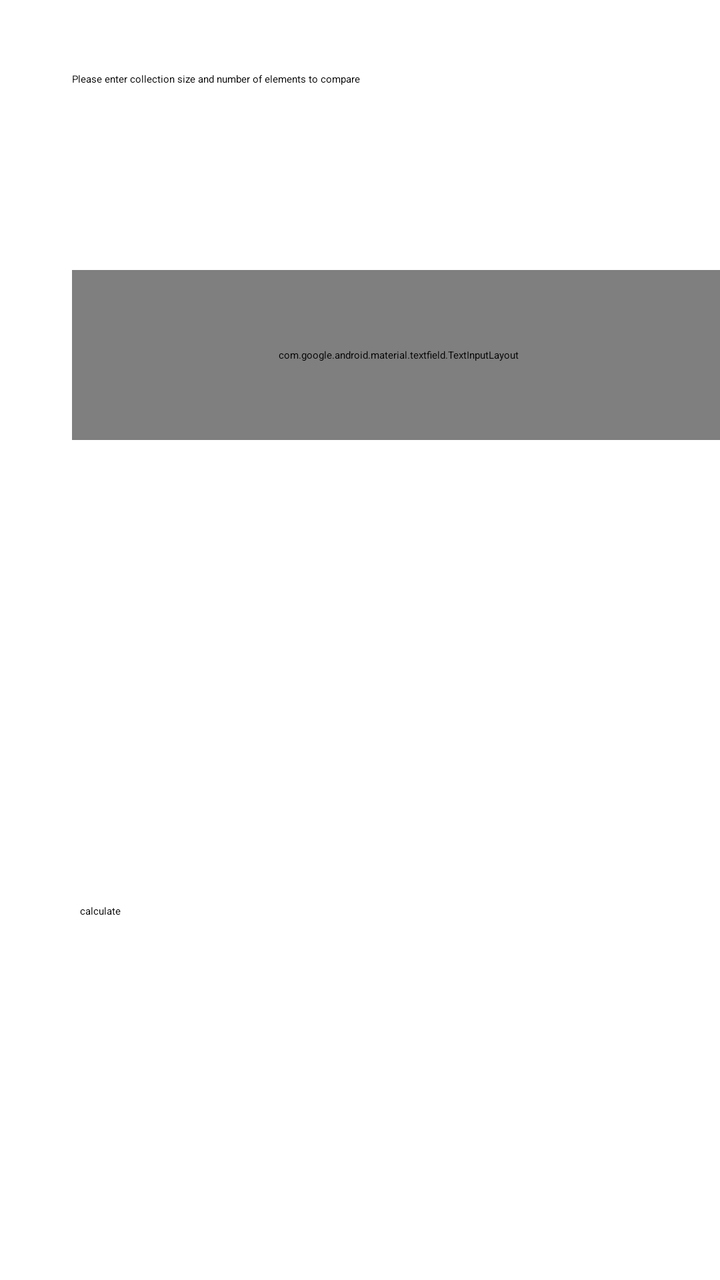
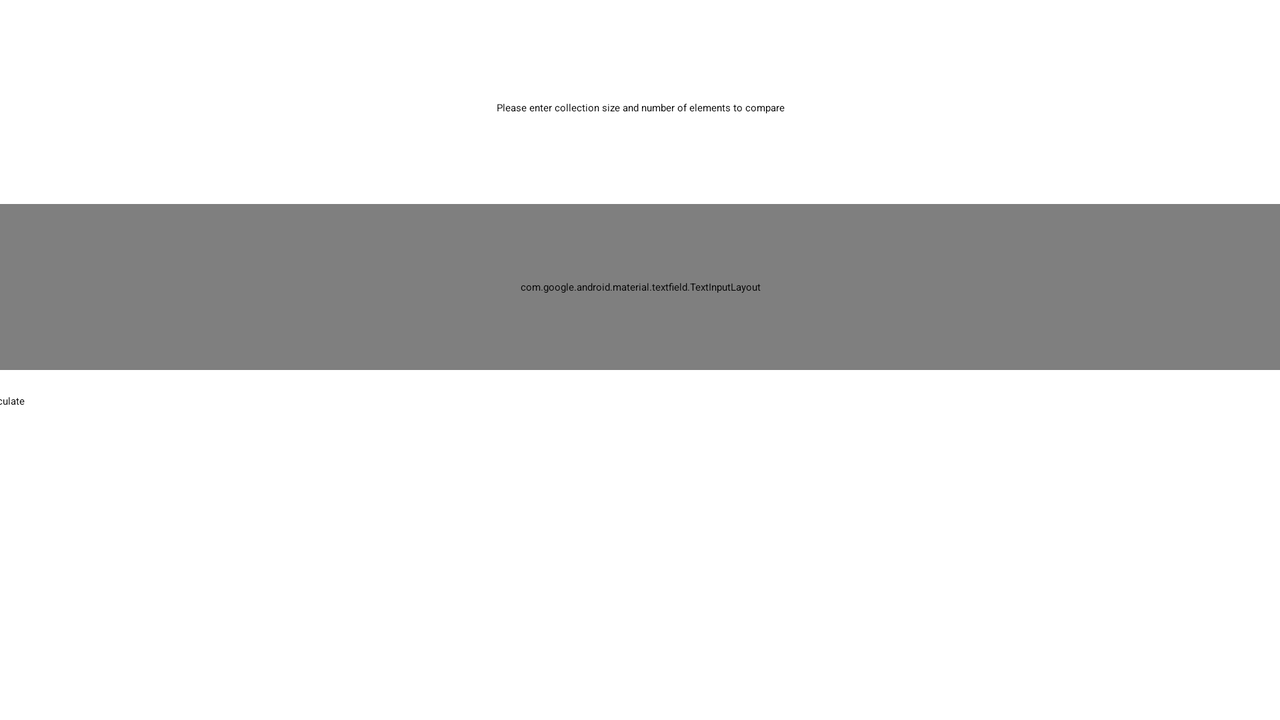

Two renders of one Android screen. The first uses the default layout on a phone; the second uses the alternative layout the repository ships for a different screen configuration, on a matching device. The two XML files are below.
<!-- AndroidManifest.xml: application theme Theme.Task3 -->
<!-- res/layout/fragment_collections_size.xml -->
<?xml version="1.0" encoding="utf-8"?>
<FrameLayout xmlns:android="http://schemas.android.com/apk/res/android"
    xmlns:app="http://schemas.android.com/apk/res-auto"
    xmlns:tools="http://schemas.android.com/tools"
    android:layout_width="match_parent"
    android:layout_height="match_parent"
    >

    <androidx.constraintlayout.widget.ConstraintLayout
        android:layout_width="match_parent"
        android:layout_height="match_parent">


        <TextView
            android:id="@+id/textView21"
            android:layout_width="332dp"
            android:layout_height="79dp"
            android:layout_marginStart="36dp"
            android:layout_marginTop="36dp"
            android:text="@string/hint_main_fragment"
            app:layout_constraintStart_toStartOf="parent"
            app:layout_constraintTop_toTopOf="parent" />

        <com.google.android.material.textfield.TextInputLayout
            android:id="@+id/textInputLayoutCollSize"
            android:layout_width="326dp"
            android:layout_height="85dp"
            android:layout_marginTop="20dp"
            app:boxCornerRadiusTopEnd="10dp"
            app:boxCornerRadiusTopStart="10dp"
            app:boxStrokeColor="@color/red"
            app:boxStrokeWidth="0dp"
            app:boxStrokeWidthFocused="0dp"
            app:hintTextColor="@color/black"
            app:layout_constraintStart_toStartOf="@+id/textView21"
            app:layout_constraintTop_toBottomOf="@+id/textView21">

            <EditText
                android:id="@+id/collectionSize"
                android:layout_width="match_parent"
                android:layout_height="match_parent"
                android:gravity="start"
                android:hint="@string/collection_size"
                android:inputType="number"
                android:padding="30dp"
                android:textSize="20sp" />
        </com.google.android.material.textfield.TextInputLayout>

        <Button
            android:id="@+id/calculate"
            android:layout_width="328dp"
            android:layout_height="63dp"
            android:layout_marginStart="40dp"
            android:layout_marginTop="232dp"
            android:backgroundTint="@color/orange"
            android:text="calculate"
            app:layout_constraintStart_toStartOf="parent"
            app:layout_constraintTop_toBottomOf="@+id/textInputLayoutCollSize" />

        <androidx.constraintlayout.widget.ConstraintLayout
            android:id="@+id/error_layout"
            android:visibility="invisible"
            android:layout_width="413dp"
            android:layout_height="124dp"
            app:layout_constraintStart_toStartOf="parent"
            app:layout_constraintTop_toBottomOf="@+id/textInputLayoutCollSize">

            <TextView
                android:id="@+id/textView4"
                android:layout_width="52dp"
                android:layout_height="39dp"
                android:layout_marginStart="176dp"
                android:layout_marginTop="12dp"
                android:background="@drawable/text_input_error"
                android:rotation="-40"
                android:text=""
                app:layout_constraintStart_toStartOf="@+id/textView3"
                app:layout_constraintTop_toTopOf="parent" />

            <TextView
                android:id="@+id/textView3"
                android:layout_width="277dp"
                android:layout_height="40dp"
                android:layout_marginStart="76dp"
                android:layout_marginTop="24dp"
                android:background="@drawable/text_input_error"
                android:gravity="center"
                android:text="@string/text_input_error"
                app:layout_constraintStart_toStartOf="parent"
                app:layout_constraintTop_toTopOf="parent" />

            <ImageView
                android:id="@+id/imageView"
                android:layout_width="wrap_content"
                android:layout_height="wrap_content"
                android:layout_marginTop="8dp"
                android:layout_marginEnd="2dp"
                app:layout_constraintEnd_toEndOf="@+id/textView3"
                app:layout_constraintTop_toTopOf="@+id/textView3"
                app:srcCompat="@drawable/ic_baseline_error_outline_24" />
        </androidx.constraintlayout.widget.ConstraintLayout>

    </androidx.constraintlayout.widget.ConstraintLayout>
</FrameLayout>
<!-- resources referenced by this layout -->
<resources>
  <color name="black">#FF000000</color>
  <color name="orange">#FFAA00</color>
  <color name="red">#FF0000</color>
  <!-- drawable text_input_error (drawable) -->
  <?xml version="1.0" encoding="utf-8"?>
  <shape xmlns:android="http://schemas.android.com/apk/res/android"
      android:shape="rectangle"
      android:tint="@color/red">
      <corners android:bottomRightRadius="10dp"
          android:bottomLeftRadius="10dp"
          android:topLeftRadius="10dp"
          android:topRightRadius="10dp"/>
  </shape>
  <string name="collection_size">Collection size</string>
  <string name="hint_main_fragment">Please enter collection size and number of elements to compare</string>
  <string name="text_input_error">Error.You need enter elements count.</string>
  <!-- from res/values-night/ (not used when drawing this layout) -->
  <style name="Theme.Task3" parent="Theme.MaterialComponents.DayNight.NoActionBar">
          
          <item name="colorPrimary">@color/purple_500</item>
          <item name="colorPrimaryVariant">@color/purple_700</item>
          <item name="colorOnPrimary">@color/white</item>
          
          <item name="colorSecondary">@color/teal_200</item>
          <item name="colorSecondaryVariant">@color/teal_700</item>
          <item name="colorOnSecondary">@color/black</item>
          
  
          
          <item name="android:statusBarColor">@android:color/transparent</item>
          <item name="android:windowTranslucentNavigation">true</item>
      </style>
  <color name="purple_500">#FF6200EE</color>
  <color name="purple_700">#FF3700B3</color>
  <color name="white">#FFFFFFFF</color>
  <color name="teal_200">#FF03DAC5</color>
  <color name="teal_700">#FF018786</color>
</resources>
<!-- res/layout-land/fragment_collections_size.xml (the repository's variant of the layout above) -->
<!-- drawn on the phone turned sideways -->
<?xml version="1.0" encoding="utf-8"?>
<FrameLayout xmlns:android="http://schemas.android.com/apk/res/android"
    xmlns:app="http://schemas.android.com/apk/res-auto"
    xmlns:tools="http://schemas.android.com/tools"
    android:layout_width="match_parent"
    android:layout_height="match_parent"
    >

    <androidx.appcompat.widget.LinearLayoutCompat
        android:layout_width="match_parent"
        android:layout_height="match_parent"
        android:orientation="vertical">


        <TextView
            android:id="@+id/textView21"
            android:layout_gravity="center"
            android:layout_width="645dp"
            android:gravity="center"
            android:layout_height="76dp"
            android:layout_marginStart="0dp"
            android:layout_marginTop="16dp"
            android:text="@string/hint_main_fragment"
            app:layout_constraintStart_toStartOf="parent"
            app:layout_constraintTop_toTopOf="parent" />

        <com.google.android.material.textfield.TextInputLayout
            android:id="@+id/textInputLayoutMapSize"
            android:layout_gravity="center"
            android:layout_width="651dp"
            android:layout_height="83dp"
            android:layout_marginTop="10dp"
            app:boxCornerRadiusTopEnd="10dp"
            app:boxCornerRadiusTopStart="10dp"
            app:boxStrokeColor="@color/red"
            app:boxStrokeWidth="0dp"
            app:boxStrokeWidthFocused="0dp"
            app:hintTextColor="@color/black"
            app:layout_constraintStart_toStartOf="@+id/textView21"
            app:layout_constraintTop_toBottomOf="@+id/textView21">

            <EditText
                android:id="@+id/collectionSize"
                android:layout_width="651dp"
                android:layout_height="match_parent"
                android:gravity="start"
                android:hint="@string/collection_size"
                android:inputType="number"
                android:padding="30dp"
                android:textSize="20sp" />
        </com.google.android.material.textfield.TextInputLayout>

        <Button
            android:id="@+id/calculate"
            android:layout_gravity="center"
            android:layout_width="656dp"
            android:layout_height="61dp"
            android:layout_marginStart="0dp"
            android:layout_marginTop="12dp"
            android:backgroundTint="@color/orange"
            android:text="calculate"
            app:layout_constraintStart_toStartOf="parent"
            app:layout_constraintTop_toBottomOf="@+id/textInputLayoutMapSize" />

            </androidx.appcompat.widget.LinearLayoutCompat>
</FrameLayout>
<!-- resources referenced by the variant -->
<!-- as the phone turned sideways resolves them -->
<resources>
  <color name="black">#FF000000</color>
  <color name="orange">#FFAA00</color>
  <color name="red">#FF0000</color>
  <string name="collection_size">Collection size</string>
  <string name="hint_main_fragment">Please enter collection size and number of elements to compare</string>
  <!-- from res/values-night/ (not used when drawing this layout) -->
  <style name="Theme.Task3" parent="Theme.MaterialComponents.DayNight.NoActionBar">
          
          <item name="colorPrimary">@color/purple_500</item>
          <item name="colorPrimaryVariant">@color/purple_700</item>
          <item name="colorOnPrimary">@color/white</item>
          
          <item name="colorSecondary">@color/teal_200</item>
          <item name="colorSecondaryVariant">@color/teal_700</item>
          <item name="colorOnSecondary">@color/black</item>
          
  
          
          <item name="android:statusBarColor">@android:color/transparent</item>
          <item name="android:windowTranslucentNavigation">true</item>
      </style>
  <color name="purple_500">#FF6200EE</color>
  <color name="purple_700">#FF3700B3</color>
  <color name="white">#FFFFFFFF</color>
  <color name="teal_200">#FF03DAC5</color>
  <color name="teal_700">#FF018786</color>
</resources>
